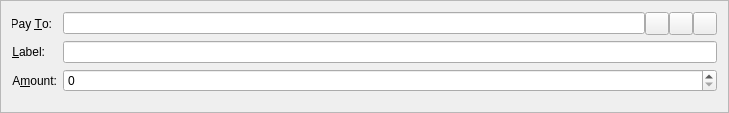
<?xml version="1.0" encoding="UTF-8"?>
<ui version="4.0">
 <class>SendCoinsEntry</class>
 <widget class="QFrame" name="SendCoinsEntry">
  <property name="geometry">
   <rect>
    <x>0</x>
    <y>0</y>
    <width>729</width>
    <height>113</height>
   </rect>
  </property>
  <property name="windowTitle">
   <string>Form</string>
  </property>
  <property name="frameShape">
   <enum>QFrame::StyledPanel</enum>
  </property>
  <property name="frameShadow">
   <enum>QFrame::Sunken</enum>
  </property>
  <layout class="QFormLayout" name="formLayout">
   <property name="fieldGrowthPolicy">
    <enum>QFormLayout::AllNonFixedFieldsGrow</enum>
   </property>
   <item row="0" column="0">
    <widget class="QLabel" name="label_2">
     <property name="text">
      <string>Pay &amp;To:</string>
     </property>
     <property name="alignment">
      <set>Qt::AlignRight|Qt::AlignTrailing|Qt::AlignVCenter</set>
     </property>
     <property name="buddy">
      <cstring>payTo</cstring>
     </property>
    </widget>
   </item>
   <item row="0" column="1">
    <layout class="QHBoxLayout" name="payToLayout">
     <property name="spacing">
      <number>0</number>
     </property>
     <item>
      <widget class="QValidatedLineEdit" name="payTo">
       <property name="toolTip">
        <string>The address to send the payment to  (e.g. 4Zo1ga6xuKuQ7JV7M9rGDoxdbYwV5zgQJ5)</string>
       </property>
       <property name="maxLength">
        <number>34</number>
       </property>
      </widget>
     </item>
     <item>
      <widget class="QToolButton" name="addressBookButton">
       <property name="toolTip">
        <string>Choose address from address book</string>
       </property>
       <property name="text">
        <string/>
       </property>
       <property name="icon">
        <iconset resource="../calm.qrc">
         <normaloff>:/icons/address-book</normaloff>:/icons/address-book</iconset>
       </property>
       <property name="shortcut">
        <string>Alt+A</string>
       </property>
      </widget>
     </item>
     <item>
      <widget class="QToolButton" name="pasteButton">
       <property name="toolTip">
        <string>Paste address from clipboard</string>
       </property>
       <property name="text">
        <string/>
       </property>
       <property name="icon">
        <iconset resource="../calm.qrc">
         <normaloff>:/icons/editpaste</normaloff>:/icons/editpaste</iconset>
       </property>
       <property name="shortcut">
        <string>Alt+P</string>
       </property>
      </widget>
     </item>
     <item>
      <widget class="QToolButton" name="deleteButton">
       <property name="toolTip">
        <string>Remove this recipient</string>
       </property>
       <property name="text">
        <string/>
       </property>
       <property name="icon">
        <iconset resource="../calm.qrc">
         <normaloff>:/icons/remove</normaloff>:/icons/remove</iconset>
       </property>
      </widget>
     </item>
    </layout>
   </item>
   <item row="1" column="0">
    <widget class="QLabel" name="label_4">
     <property name="text">
      <string>&amp;Label:</string>
     </property>
     <property name="alignment">
      <set>Qt::AlignRight|Qt::AlignTrailing|Qt::AlignVCenter</set>
     </property>
     <property name="buddy">
      <cstring>addAsLabel</cstring>
     </property>
    </widget>
   </item>
   <item row="1" column="1">
    <layout class="QHBoxLayout" name="horizontalLayout_2">
     <property name="spacing">
      <number>0</number>
     </property>
     <item>
      <widget class="QValidatedLineEdit" name="addAsLabel">
       <property name="enabled">
        <bool>true</bool>
       </property>
       <property name="toolTip">
        <string>Enter a label for this address to add it to your address book</string>
       </property>
      </widget>
     </item>
    </layout>
   </item>
   <item row="2" column="0">
    <widget class="QLabel" name="label">
     <property name="text">
      <string>A&amp;mount:</string>
     </property>
     <property name="alignment">
      <set>Qt::AlignRight|Qt::AlignTrailing|Qt::AlignVCenter</set>
     </property>
     <property name="buddy">
      <cstring>payAmount</cstring>
     </property>
    </widget>
   </item>
   <item row="2" column="1">
    <widget class="BitcoinAmountField" name="payAmount"/>
   </item>
  </layout>
 </widget>
 <customwidgets>
  <customwidget>
   <class>BitcoinAmountField</class>
   <extends>QSpinBox</extends>
   <header>calmamountfield.h</header>
   <container>1</container>
  </customwidget>
  <customwidget>
   <class>QValidatedLineEdit</class>
   <extends>QLineEdit</extends>
   <header>qvalidatedlineedit.h</header>
  </customwidget>
 </customwidgets>
 <resources>
  <include location="../calm.qrc"/>
 </resources>
 <connections/>
</ui>
